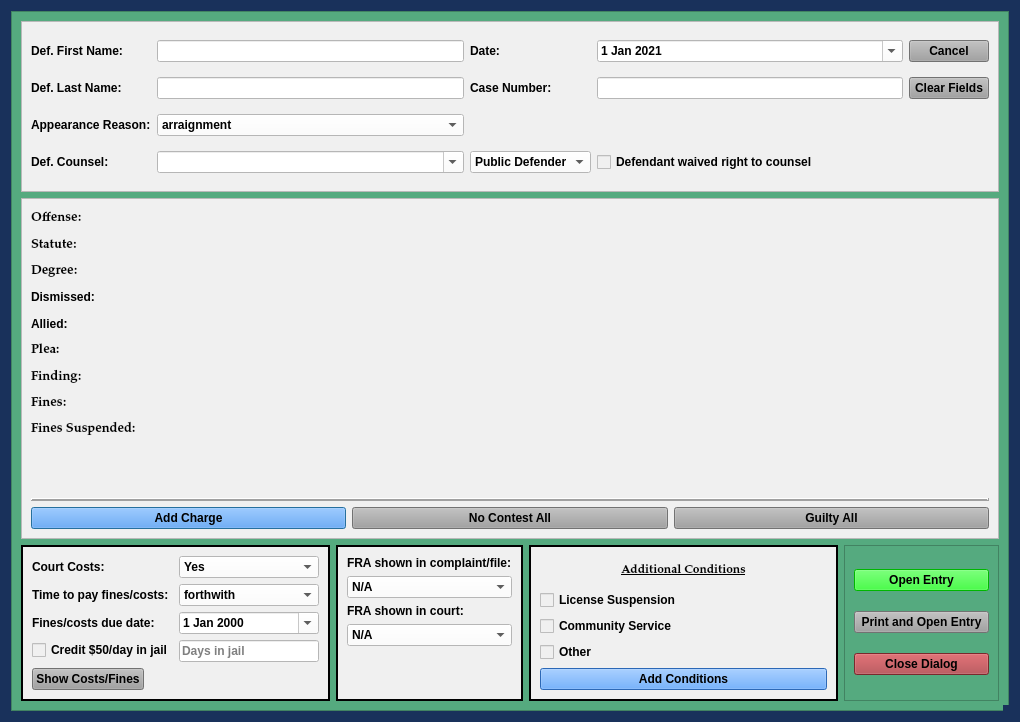
<?xml version="1.0" encoding="UTF-8"?>
<ui version="4.0">
 <class>NoJailPleaDialog</class>
 <widget class="QDialog" name="NoJailPleaDialog">
  <property name="windowModality">
   <enum>Qt::NonModal</enum>
  </property>
  <property name="geometry">
   <rect>
    <x>0</x>
    <y>0</y>
    <width>1020</width>
    <height>722</height>
   </rect>
  </property>
  <property name="sizePolicy">
   <sizepolicy hsizetype="Minimum" vsizetype="Minimum">
    <horstretch>0</horstretch>
    <verstretch>0</verstretch>
   </sizepolicy>
  </property>
  <property name="minimumSize">
   <size>
    <width>0</width>
    <height>0</height>
   </size>
  </property>
  <property name="maximumSize">
   <size>
    <width>2500</width>
    <height>3500</height>
   </size>
  </property>
  <property name="palette">
   <palette>
    <active>
     <colorrole role="Button">
      <brush brushstyle="SolidPattern">
       <color alpha="255">
        <red>25</red>
        <green>49</green>
        <blue>91</blue>
       </color>
      </brush>
     </colorrole>
     <colorrole role="Base">
      <brush brushstyle="SolidPattern">
       <color alpha="255">
        <red>25</red>
        <green>49</green>
        <blue>91</blue>
       </color>
      </brush>
     </colorrole>
     <colorrole role="Window">
      <brush brushstyle="SolidPattern">
       <color alpha="255">
        <red>25</red>
        <green>49</green>
        <blue>91</blue>
       </color>
      </brush>
     </colorrole>
    </active>
    <inactive>
     <colorrole role="Button">
      <brush brushstyle="SolidPattern">
       <color alpha="255">
        <red>25</red>
        <green>49</green>
        <blue>91</blue>
       </color>
      </brush>
     </colorrole>
     <colorrole role="Base">
      <brush brushstyle="SolidPattern">
       <color alpha="255">
        <red>25</red>
        <green>49</green>
        <blue>91</blue>
       </color>
      </brush>
     </colorrole>
     <colorrole role="Window">
      <brush brushstyle="SolidPattern">
       <color alpha="255">
        <red>25</red>
        <green>49</green>
        <blue>91</blue>
       </color>
      </brush>
     </colorrole>
    </inactive>
    <disabled>
     <colorrole role="Button">
      <brush brushstyle="SolidPattern">
       <color alpha="255">
        <red>25</red>
        <green>49</green>
        <blue>91</blue>
       </color>
      </brush>
     </colorrole>
     <colorrole role="Base">
      <brush brushstyle="SolidPattern">
       <color alpha="255">
        <red>25</red>
        <green>49</green>
        <blue>91</blue>
       </color>
      </brush>
     </colorrole>
     <colorrole role="Window">
      <brush brushstyle="SolidPattern">
       <color alpha="255">
        <red>25</red>
        <green>49</green>
        <blue>91</blue>
       </color>
      </brush>
     </colorrole>
    </disabled>
   </palette>
  </property>
  <property name="font">
   <font>
    <family>Palatino Linotype</family>
    <pointsize>10</pointsize>
    <weight>75</weight>
    <italic>false</italic>
    <bold>true</bold>
   </font>
  </property>
  <property name="windowTitle">
   <string>No Jail Plea Case Information</string>
  </property>
  <property name="toolTip">
   <string/>
  </property>
  <property name="styleSheet">
   <string notr="true">background-color: rgb(25, 49, 91);
font: 75 10pt &quot;Palatino Linotype&quot;;
font-weight: bold;</string>
  </property>
  <property name="sizeGripEnabled">
   <bool>true</bool>
  </property>
  <property name="modal">
   <bool>true</bool>
  </property>
  <layout class="QVBoxLayout" name="verticalLayout" stretch="0">
   <item>
    <widget class="QScrollArea" name="scrollArea">
     <property name="styleSheet">
      <string notr="true">background-color: rgb(85, 170, 127);</string>
     </property>
     <property name="widgetResizable">
      <bool>true</bool>
     </property>
     <widget class="QWidget" name="scrollAreaWidgetContents_2">
      <property name="geometry">
       <rect>
        <x>0</x>
        <y>0</y>
        <width>977</width>
        <height>715</height>
       </rect>
      </property>
      <layout class="QGridLayout" name="gridLayout_2" rowstretch="1,2,0" columnstretch="2,1,2,1">
       <item row="1" column="0" colspan="4">
        <widget class="QFrame" name="frame">
         <property name="sizePolicy">
          <sizepolicy hsizetype="Preferred" vsizetype="Preferred">
           <horstretch>0</horstretch>
           <verstretch>0</verstretch>
          </sizepolicy>
         </property>
         <property name="styleSheet">
          <string notr="true">background-color: rgb(240, 240, 240);</string>
         </property>
         <property name="frameShape">
          <enum>QFrame::StyledPanel</enum>
         </property>
         <property name="frameShadow">
          <enum>QFrame::Raised</enum>
         </property>
         <layout class="QVBoxLayout" name="verticalLayout_2">
          <item>
           <layout class="QGridLayout" name="gridLayout_3">
            <item row="2" column="1">
             <widget class="QPushButton" name="no_contest_all_Button">
              <property name="sizePolicy">
               <sizepolicy hsizetype="Preferred" vsizetype="Fixed">
                <horstretch>0</horstretch>
                <verstretch>0</verstretch>
               </sizepolicy>
              </property>
              <property name="focusPolicy">
               <enum>Qt::NoFocus</enum>
              </property>
              <property name="styleSheet">
               <string notr="true">background-color: rgb(160, 160, 160);</string>
              </property>
              <property name="text">
               <string>No Contest All</string>
              </property>
             </widget>
            </item>
            <item row="0" column="0" colspan="3">
             <layout class="QGridLayout" name="charges_gridLayout">
              <item row="1" column="0">
               <widget class="QLabel" name="statute_label">
                <property name="font">
                 <font>
                  <family>Palatino Linotype</family>
                  <pointsize>10</pointsize>
                  <weight>75</weight>
                  <italic>false</italic>
                  <bold>true</bold>
                 </font>
                </property>
                <property name="text">
                 <string>Statute:</string>
                </property>
               </widget>
              </item>
              <item row="4" column="0">
               <widget class="QLabel" name="allied_label">
                <property name="text">
                 <string>Allied:</string>
                </property>
               </widget>
              </item>
              <item row="5" column="0">
               <widget class="QLabel" name="plea_label">
                <property name="font">
                 <font>
                  <family>Palatino Linotype</family>
                  <pointsize>10</pointsize>
                  <weight>75</weight>
                  <italic>false</italic>
                  <bold>true</bold>
                 </font>
                </property>
                <property name="text">
                 <string>Plea:</string>
                </property>
               </widget>
              </item>
              <item row="2" column="0">
               <widget class="QLabel" name="degree_label">
                <property name="font">
                 <font>
                  <family>Palatino Linotype</family>
                  <pointsize>10</pointsize>
                  <weight>75</weight>
                  <italic>false</italic>
                  <bold>true</bold>
                 </font>
                </property>
                <property name="text">
                 <string>Degree:</string>
                </property>
               </widget>
              </item>
              <item row="6" column="0">
               <widget class="QLabel" name="finding_label">
                <property name="font">
                 <font>
                  <family>Palatino Linotype</family>
                  <pointsize>10</pointsize>
                  <weight>75</weight>
                  <italic>false</italic>
                  <bold>true</bold>
                 </font>
                </property>
                <property name="text">
                 <string>Finding:</string>
                </property>
               </widget>
              </item>
              <item row="0" column="0">
               <widget class="QLabel" name="offense_label">
                <property name="font">
                 <font>
                  <family>Palatino Linotype</family>
                  <pointsize>10</pointsize>
                  <weight>75</weight>
                  <italic>false</italic>
                  <bold>true</bold>
                 </font>
                </property>
                <property name="text">
                 <string>Offense:</string>
                </property>
                <property name="wordWrap">
                 <bool>true</bool>
                </property>
               </widget>
              </item>
              <item row="8" column="0">
               <widget class="QLabel" name="fines_suspended_label">
                <property name="font">
                 <font>
                  <family>Palatino Linotype</family>
                  <pointsize>10</pointsize>
                  <weight>75</weight>
                  <italic>false</italic>
                  <bold>true</bold>
                 </font>
                </property>
                <property name="text">
                 <string>Fines Suspended:</string>
                </property>
               </widget>
              </item>
              <item row="10" column="0">
               <widget class="QLabel" name="label_5">
                <property name="text">
                 <string/>
                </property>
               </widget>
              </item>
              <item row="7" column="0">
               <widget class="QLabel" name="fines_label">
                <property name="font">
                 <font>
                  <family>Palatino Linotype</family>
                  <pointsize>10</pointsize>
                  <weight>75</weight>
                  <italic>false</italic>
                  <bold>true</bold>
                 </font>
                </property>
                <property name="text">
                 <string>Fines:</string>
                </property>
               </widget>
              </item>
              <item row="9" column="0">
               <widget class="QLabel" name="amend_row_label">
                <property name="text">
                 <string/>
                </property>
               </widget>
              </item>
              <item row="3" column="0">
               <widget class="QLabel" name="dismissed_label">
                <property name="text">
                 <string>Dismissed:</string>
                </property>
               </widget>
              </item>
             </layout>
            </item>
            <item row="2" column="2">
             <widget class="QPushButton" name="guilty_all_Button">
              <property name="sizePolicy">
               <sizepolicy hsizetype="Preferred" vsizetype="Fixed">
                <horstretch>0</horstretch>
                <verstretch>0</verstretch>
               </sizepolicy>
              </property>
              <property name="focusPolicy">
               <enum>Qt::NoFocus</enum>
              </property>
              <property name="styleSheet">
               <string notr="true">background-color: rgb(160, 160, 160);</string>
              </property>
              <property name="text">
               <string>Guilty All</string>
              </property>
             </widget>
            </item>
            <item row="2" column="0">
             <widget class="QPushButton" name="add_charge_Button">
              <property name="styleSheet">
               <string notr="true">background-color: rgb(62, 146, 255)</string>
              </property>
              <property name="text">
               <string>Add Charge</string>
              </property>
             </widget>
            </item>
            <item row="1" column="0" colspan="3">
             <widget class="Line" name="line">
              <property name="frameShadow">
               <enum>QFrame::Raised</enum>
              </property>
              <property name="lineWidth">
               <number>2</number>
              </property>
              <property name="orientation">
               <enum>Qt::Horizontal</enum>
              </property>
             </widget>
            </item>
           </layout>
          </item>
         </layout>
        </widget>
       </item>
       <item row="2" column="0">
        <widget class="QFrame" name="frame_5">
         <property name="sizePolicy">
          <sizepolicy hsizetype="Preferred" vsizetype="Preferred">
           <horstretch>0</horstretch>
           <verstretch>0</verstretch>
          </sizepolicy>
         </property>
         <property name="styleSheet">
          <string notr="true">background-color: rgb(240, 240, 240);</string>
         </property>
         <property name="frameShape">
          <enum>QFrame::Box</enum>
         </property>
         <property name="frameShadow">
          <enum>QFrame::Plain</enum>
         </property>
         <property name="lineWidth">
          <number>2</number>
         </property>
         <layout class="QFormLayout" name="formLayout">
          <item row="0" column="0">
           <widget class="QLabel" name="label_11">
            <property name="text">
             <string>Court Costs:</string>
            </property>
           </widget>
          </item>
          <item row="0" column="1">
           <widget class="QComboBox" name="court_costs_box">
            <property name="styleSheet">
             <string notr="true">background-color: rgb(255, 255, 255);</string>
            </property>
            <item>
             <property name="text">
              <string>Yes</string>
             </property>
            </item>
            <item>
             <property name="text">
              <string>Waived</string>
             </property>
            </item>
            <item>
             <property name="text">
              <string>No</string>
             </property>
            </item>
           </widget>
          </item>
          <item row="1" column="0">
           <widget class="QLabel" name="label_9">
            <property name="text">
             <string>Time to pay fines/costs:</string>
            </property>
           </widget>
          </item>
          <item row="1" column="1">
           <widget class="QComboBox" name="ability_to_pay_box">
            <property name="styleSheet">
             <string notr="true">background-color: rgb(255, 255, 255);</string>
            </property>
            <item>
             <property name="text">
              <string>forthwith</string>
             </property>
            </item>
            <item>
             <property name="text">
              <string>within 30 days</string>
             </property>
            </item>
            <item>
             <property name="text">
              <string>within 60 days</string>
             </property>
            </item>
            <item>
             <property name="text">
              <string>within 90 days</string>
             </property>
            </item>
           </widget>
          </item>
          <item row="2" column="0">
           <widget class="QLabel" name="label_18">
            <property name="text">
             <string>Fines/costs due date:</string>
            </property>
           </widget>
          </item>
          <item row="2" column="1">
           <widget class="QDateEdit" name="balance_due_date">
            <property name="styleSheet">
             <string notr="true">background-color: rgb(255, 255, 255);</string>
            </property>
            <property name="calendarPopup">
             <bool>true</bool>
            </property>
           </widget>
          </item>
          <item row="3" column="0">
           <widget class="QCheckBox" name="credit_for_jail_checkBox">
            <property name="text">
             <string>Credit $50/day in jail</string>
            </property>
           </widget>
          </item>
          <item row="3" column="1">
           <widget class="QLineEdit" name="jail_time_credit_box">
            <property name="styleSheet">
             <string notr="true">background-color: rgb(255, 255, 255);</string>
            </property>
            <property name="placeholderText">
             <string>Days in jail</string>
            </property>
           </widget>
          </item>
          <item row="4" column="0">
           <widget class="QPushButton" name="costs_and_fines_Button">
            <property name="sizePolicy">
             <sizepolicy hsizetype="Preferred" vsizetype="Fixed">
              <horstretch>0</horstretch>
              <verstretch>0</verstretch>
             </sizepolicy>
            </property>
            <property name="focusPolicy">
             <enum>Qt::NoFocus</enum>
            </property>
            <property name="styleSheet">
             <string notr="true">background-color: rgb(160, 160, 160);</string>
            </property>
            <property name="text">
             <string>Show Costs/Fines</string>
            </property>
            <property name="flat">
             <bool>false</bool>
            </property>
           </widget>
          </item>
         </layout>
        </widget>
       </item>
       <item row="0" column="0" colspan="4">
        <widget class="QFrame" name="case_name_Frame">
         <property name="sizePolicy">
          <sizepolicy hsizetype="Preferred" vsizetype="Preferred">
           <horstretch>0</horstretch>
           <verstretch>0</verstretch>
          </sizepolicy>
         </property>
         <property name="styleSheet">
          <string notr="true">background-color: rgb(240, 240, 240);</string>
         </property>
         <property name="frameShape">
          <enum>QFrame::StyledPanel</enum>
         </property>
         <property name="frameShadow">
          <enum>QFrame::Raised</enum>
         </property>
         <layout class="QGridLayout" name="gridLayout">
          <item row="1" column="1">
           <widget class="QLineEdit" name="defendant_last_name_lineEdit">
            <property name="enabled">
             <bool>true</bool>
            </property>
            <property name="styleSheet">
             <string notr="true">background-color: rgb(255, 255, 255);</string>
            </property>
           </widget>
          </item>
          <item row="0" column="4">
           <widget class="QPushButton" name="cancel_Button">
            <property name="focusPolicy">
             <enum>Qt::NoFocus</enum>
            </property>
            <property name="styleSheet">
             <string notr="true">background-color: rgb(160, 160, 160);</string>
            </property>
            <property name="text">
             <string>Cancel</string>
            </property>
           </widget>
          </item>
          <item row="1" column="2">
           <widget class="QLabel" name="label_3">
            <property name="text">
             <string>Case Number:</string>
            </property>
           </widget>
          </item>
          <item row="1" column="4">
           <widget class="QPushButton" name="clear_fields_case_Button">
            <property name="focusPolicy">
             <enum>Qt::NoFocus</enum>
            </property>
            <property name="styleSheet">
             <string notr="true">background-color: rgb(160, 160, 160);</string>
            </property>
            <property name="text">
             <string>Clear Fields</string>
            </property>
           </widget>
          </item>
          <item row="0" column="1">
           <widget class="QLineEdit" name="defendant_first_name_lineEdit">
            <property name="maximumSize">
             <size>
              <width>500</width>
              <height>16777215</height>
             </size>
            </property>
            <property name="styleSheet">
             <string notr="true">background-color: rgb(255, 255, 255);</string>
            </property>
           </widget>
          </item>
          <item row="0" column="0">
           <widget class="QLabel" name="label">
            <property name="text">
             <string>Def. First Name:</string>
            </property>
           </widget>
          </item>
          <item row="1" column="0">
           <widget class="QLabel" name="label_2">
            <property name="text">
             <string>Def. Last Name:</string>
            </property>
           </widget>
          </item>
          <item row="0" column="3">
           <widget class="QDateEdit" name="plea_trial_date">
            <property name="focusPolicy">
             <enum>Qt::NoFocus</enum>
            </property>
            <property name="styleSheet">
             <string notr="true">background-color: rgb(255, 255, 255);</string>
            </property>
            <property name="minimumDate">
             <date>
              <year>2021</year>
              <month>1</month>
              <day>1</day>
             </date>
            </property>
            <property name="calendarPopup">
             <bool>true</bool>
            </property>
            <property name="date">
             <date>
              <year>2021</year>
              <month>1</month>
              <day>1</day>
             </date>
            </property>
           </widget>
          </item>
          <item row="0" column="2">
           <widget class="QLabel" name="label_26">
            <property name="text">
             <string>Date:</string>
            </property>
           </widget>
          </item>
          <item row="4" column="0">
           <widget class="QLabel" name="label_8">
            <property name="text">
             <string>Def. Counsel:</string>
            </property>
           </widget>
          </item>
          <item row="4" column="3">
           <widget class="QCheckBox" name="defense_counsel_waived_checkBox">
            <property name="text">
             <string>Defendant waived right to counsel</string>
            </property>
           </widget>
          </item>
          <item row="4" column="2">
           <widget class="QComboBox" name="defense_counsel_type_box">
            <property name="styleSheet">
             <string notr="true">background-color: rgb(255, 255, 255);</string>
            </property>
            <item>
             <property name="text">
              <string>Public Defender</string>
             </property>
            </item>
            <item>
             <property name="text">
              <string>Private Counsel</string>
             </property>
            </item>
           </widget>
          </item>
          <item row="4" column="1">
           <widget class="QComboBox" name="defense_counsel_name_box">
            <property name="styleSheet">
             <string notr="true">background-color: rgb(255, 255, 255);</string>
            </property>
            <property name="editable">
             <bool>true</bool>
            </property>
           </widget>
          </item>
          <item row="1" column="3">
           <widget class="QLineEdit" name="case_number_lineEdit">
            <property name="maximumSize">
             <size>
              <width>500</width>
              <height>16777215</height>
             </size>
            </property>
            <property name="styleSheet">
             <string notr="true">background-color: rgb(255, 255, 255);</string>
            </property>
           </widget>
          </item>
          <item row="3" column="0">
           <widget class="QLabel" name="label_4">
            <property name="text">
             <string>Appearance Reason:</string>
            </property>
           </widget>
          </item>
          <item row="3" column="1">
           <widget class="QComboBox" name="appearance_reason_box">
            <property name="styleSheet">
             <string notr="true">background-color: rgb(255, 255, 255);</string>
            </property>
            <item>
             <property name="text">
              <string>arraignment</string>
             </property>
            </item>
            <item>
             <property name="text">
              <string>change of plea</string>
             </property>
            </item>
            <item>
             <property name="text">
              <string>trial to court</string>
             </property>
            </item>
            <item>
             <property name="text">
              <string>jury trial</string>
             </property>
            </item>
            <item>
             <property name="text">
              <string>LEAP sentencing</string>
             </property>
            </item>
           </widget>
          </item>
         </layout>
        </widget>
       </item>
       <item row="2" column="2">
        <widget class="QFrame" name="frame_6">
         <property name="sizePolicy">
          <sizepolicy hsizetype="Preferred" vsizetype="Preferred">
           <horstretch>0</horstretch>
           <verstretch>0</verstretch>
          </sizepolicy>
         </property>
         <property name="styleSheet">
          <string notr="true">background-color: rgb(240, 240, 240);
font: 75 9pt &quot;Palatino Linotype&quot;;
font-weight: bold;</string>
         </property>
         <property name="frameShape">
          <enum>QFrame::Box</enum>
         </property>
         <property name="frameShadow">
          <enum>QFrame::Plain</enum>
         </property>
         <property name="lineWidth">
          <number>2</number>
         </property>
         <layout class="QGridLayout" name="gridLayout_4">
          <item row="0" column="0">
           <widget class="QLabel" name="label_24">
            <property name="font">
             <font>
              <family>Palatino Linotype</family>
              <pointsize>9</pointsize>
              <weight>75</weight>
              <italic>false</italic>
              <bold>true</bold>
              <underline>true</underline>
             </font>
            </property>
            <property name="text">
             <string>Additional Conditions</string>
            </property>
            <property name="alignment">
             <set>Qt::AlignCenter</set>
            </property>
           </widget>
          </item>
          <item row="1" column="0">
           <widget class="QCheckBox" name="license_suspension_checkBox">
            <property name="text">
             <string>License Suspension</string>
            </property>
           </widget>
          </item>
          <item row="2" column="0">
           <widget class="QCheckBox" name="community_service_checkBox">
            <property name="text">
             <string>Community Service</string>
            </property>
           </widget>
          </item>
          <item row="4" column="0">
           <widget class="QPushButton" name="add_conditions_Button">
            <property name="styleSheet">
             <string notr="true">background-color: rgb(62, 146, 255)</string>
            </property>
            <property name="text">
             <string>Add Conditions</string>
            </property>
            <property name="autoDefault">
             <bool>false</bool>
            </property>
           </widget>
          </item>
          <item row="3" column="0">
           <widget class="QCheckBox" name="other_conditions_checkBox">
            <property name="enabled">
             <bool>true</bool>
            </property>
            <property name="focusPolicy">
             <enum>Qt::StrongFocus</enum>
            </property>
            <property name="text">
             <string>Other</string>
            </property>
           </widget>
          </item>
         </layout>
        </widget>
       </item>
       <item row="2" column="3">
        <widget class="QFrame" name="frame_2">
         <property name="frameShape">
          <enum>QFrame::StyledPanel</enum>
         </property>
         <property name="frameShadow">
          <enum>QFrame::Raised</enum>
         </property>
         <layout class="QGridLayout" name="gridLayout_6">
          <item row="4" column="0">
           <widget class="QPushButton" name="close_dialog_Button">
            <property name="focusPolicy">
             <enum>Qt::NoFocus</enum>
            </property>
            <property name="styleSheet">
             <string notr="true">background-color: rgb(170, 58, 63);</string>
            </property>
            <property name="text">
             <string>Close Dialog</string>
            </property>
            <property name="autoDefault">
             <bool>false</bool>
            </property>
           </widget>
          </item>
          <item row="2" column="0">
           <widget class="QPushButton" name="create_entry_Button">
            <property name="styleSheet">
             <string notr="true">background-color: rgb(0, 255, 0);
</string>
            </property>
            <property name="text">
             <string>Open Entry</string>
            </property>
            <property name="autoDefault">
             <bool>false</bool>
            </property>
           </widget>
          </item>
          <item row="3" column="0">
           <widget class="QPushButton" name="print_entry_Button">
            <property name="focusPolicy">
             <enum>Qt::NoFocus</enum>
            </property>
            <property name="styleSheet">
             <string notr="true">background-color: rgb(160, 160, 160);</string>
            </property>
            <property name="text">
             <string>Print and Open Entry</string>
            </property>
            <property name="autoDefault">
             <bool>false</bool>
            </property>
           </widget>
          </item>
         </layout>
        </widget>
       </item>
       <item row="2" column="1">
        <widget class="QFrame" name="frame_7">
         <property name="sizePolicy">
          <sizepolicy hsizetype="Preferred" vsizetype="Preferred">
           <horstretch>0</horstretch>
           <verstretch>0</verstretch>
          </sizepolicy>
         </property>
         <property name="styleSheet">
          <string notr="true">background-color: rgb(240, 240, 240);</string>
         </property>
         <property name="frameShape">
          <enum>QFrame::Box</enum>
         </property>
         <property name="frameShadow">
          <enum>QFrame::Plain</enum>
         </property>
         <property name="lineWidth">
          <number>2</number>
         </property>
         <layout class="QFormLayout" name="formLayout_2">
          <item row="2" column="0">
           <widget class="QLabel" name="label_22">
            <property name="text">
             <string>FRA shown in court:</string>
            </property>
           </widget>
          </item>
          <item row="0" column="0">
           <widget class="QLabel" name="label_21">
            <property name="text">
             <string>FRA shown in complaint/file:</string>
            </property>
           </widget>
          </item>
          <item row="3" column="0" colspan="2">
           <widget class="QComboBox" name="fra_in_court_box">
            <property name="styleSheet">
             <string notr="true">background-color: rgb(255, 255, 255);</string>
            </property>
            <item>
             <property name="text">
              <string>N/A</string>
             </property>
            </item>
            <item>
             <property name="text">
              <string>Yes</string>
             </property>
            </item>
            <item>
             <property name="text">
              <string>No</string>
             </property>
            </item>
           </widget>
          </item>
          <item row="1" column="0" colspan="2">
           <widget class="QComboBox" name="fra_in_file_box">
            <property name="styleSheet">
             <string notr="true">background-color: rgb(255, 255, 255);</string>
            </property>
            <item>
             <property name="text">
              <string>N/A</string>
             </property>
            </item>
            <item>
             <property name="text">
              <string>Yes</string>
             </property>
            </item>
            <item>
             <property name="text">
              <string>No</string>
             </property>
            </item>
           </widget>
          </item>
         </layout>
        </widget>
       </item>
      </layout>
     </widget>
    </widget>
   </item>
  </layout>
 </widget>
 <tabstops>
  <tabstop>defendant_first_name_lineEdit</tabstop>
  <tabstop>defendant_last_name_lineEdit</tabstop>
  <tabstop>case_number_lineEdit</tabstop>
  <tabstop>defense_counsel_name_box</tabstop>
  <tabstop>defense_counsel_type_box</tabstop>
  <tabstop>defense_counsel_waived_checkBox</tabstop>
  <tabstop>court_costs_box</tabstop>
  <tabstop>ability_to_pay_box</tabstop>
  <tabstop>balance_due_date</tabstop>
  <tabstop>license_suspension_checkBox</tabstop>
  <tabstop>community_service_checkBox</tabstop>
  <tabstop>other_conditions_checkBox</tabstop>
  <tabstop>add_conditions_Button</tabstop>
  <tabstop>create_entry_Button</tabstop>
  <tabstop>print_entry_Button</tabstop>
  <tabstop>close_dialog_Button</tabstop>
 </tabstops>
 <resources/>
 <connections/>
 <slots>
  <slot>create_entry()</slot>
  <slot>continue_dialog()</slot>
  <slot>close_window()</slot>
  <slot>set_dialog()</slot>
  <slot>update_case_information()</slot>
  <slot>ovi_dialog()</slot>
  <slot>sentencing_dialog()</slot>
  <slot>proceed_to_sentencing()</slot>
  <slot>proceed_to_ovi()</slot>
  <slot>add_charge()</slot>
  <slot>set_statute()</slot>
  <slot>set_pay_date()</slot>
  <slot>amend_offense()</slot>
  <slot>set_offense()</slot>
  <slot>add_charge_to_view()</slot>
  <slot>delete_charge()</slot>
  <slot>delete_charge_from_view()</slot>
  <slot>close_event()</slot>
  <slot>set_fra_in_file()</slot>
  <slot>set_fra_in_court()</slot>
  <slot>start_add_conditions_dialog()</slot>
  <slot>start_amend_offense_dialog()</slot>
 </slots>
</ui>
